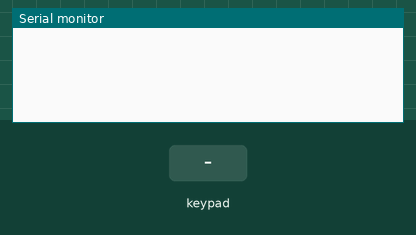
Simulated run of this sketch. Board: Arduino Uno, built with avr-gcc and run on an emulated ATmega328P. Parts: the last lines printed to the serial monitor. Inputs (shaded band) come from the test bench.

Above: at 1.2 s.
1.3 s: key '1' pressed
At 2.0 s:
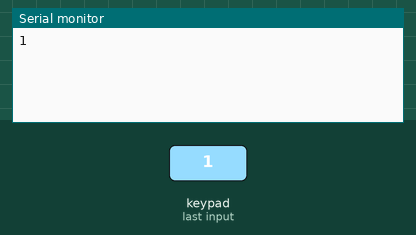
2.8 s: keypad keys 1 2 # pressed 0.4 s apart
At 4.9 s:
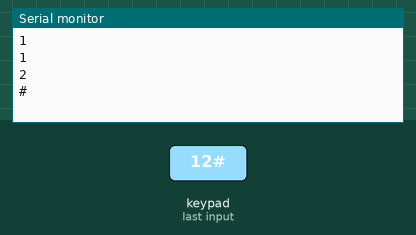
5.5 s: key 'A' pressed
At 6.3 s:
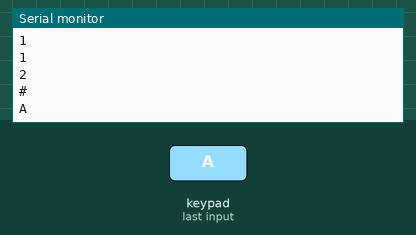
7.0 s: keypad keys 1 2 * pressed 0.4 s apart
At 9.3 s:
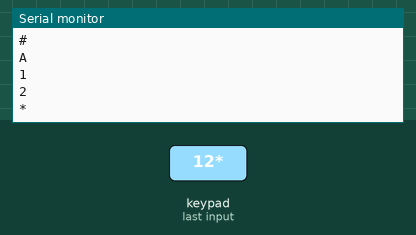
9.7 s: key 'B' pressed
At 10.9 s:
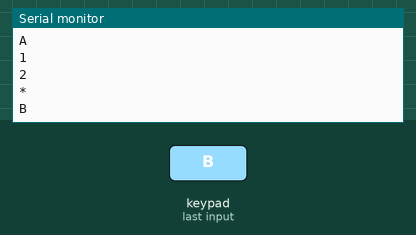
11.2 s: keypad keys 1 2 D pressed 0.4 s apart
At 12.7 s:
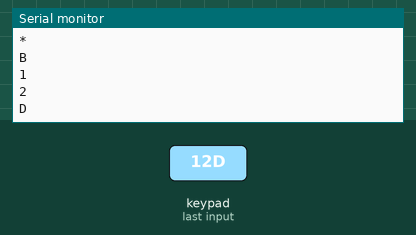

The sketch:

pv0.ino
```cpp
#include <Keypad.h>
//*********************************************Setup Keypad
const byte ROWS = 4; //four rows
const byte COLS = 4; //four columns
//*********************************************Config Pin_Keypad
const byte Pin_ROW1 = 13;
const byte Pin_ROW2 = 12;
const byte Pin_ROW3 = 11;
const byte Pin_ROW4 = 10;
const byte Pin_column1 = 9;
const byte Pin_column2 = 8;
const byte Pin_column3 = 7;
const byte Pin_column4 = 6;
byte rowPins[ROWS] = {Pin_ROW1, Pin_ROW2, Pin_ROW3, Pin_ROW4};
byte colPins[COLS] = {Pin_column1, Pin_column2, Pin_column3, Pin_column4};
//*********************************************Layout Keypad
char hexaKeys[ROWS][COLS] = {
  {'1', '2', '3', 'A'},
  {'4', '5', '6', 'B'},
  {'7', '8', '9', 'C'},
  {'*', '0', '#', 'D'}
};
Keypad customKeypad = Keypad( makeKeymap(hexaKeys), rowPins, colPins, ROWS, COLS);
//*********************************************Start Program
void setup() {
  Serial.begin(9600);
}

void loop() {
  char customKey = customKeypad.getKey();
  if (customKey) {
    Serial.println(customKey);
  }
}
```

Measured:
- after the input at 1.3 s, the serial monitor: prints a new line at once (image 1)
- after the input at 2.8 s, the serial monitor: prints a new line after 0.41 s (image 2)
- after the input at 5.5 s, the serial monitor: prints a new line at once (image 3)
- after the input at 7.0 s, the serial monitor: prints a new line at once (image 4)
- after the input at 9.7 s, the serial monitor: prints a new line at once (image 5)
- after the input at 11.2 s, the serial monitor: prints a new line at once (image 6)
